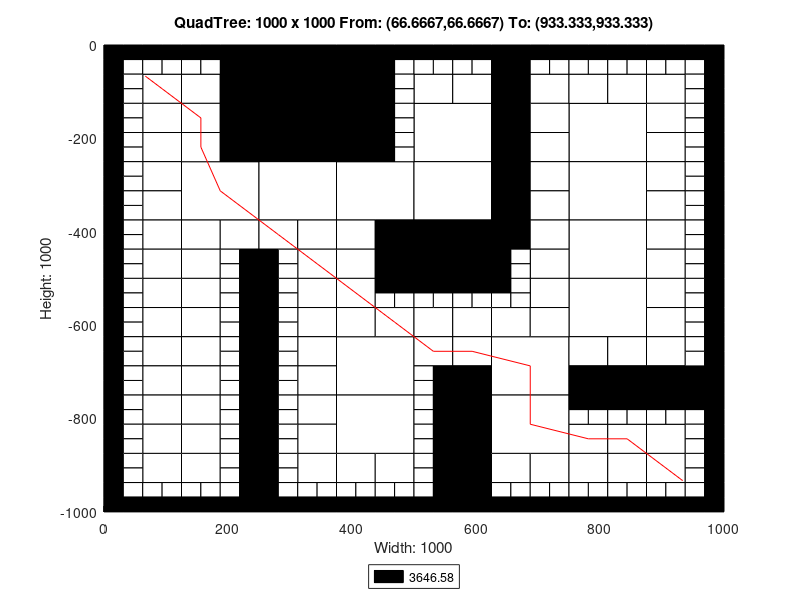

The MATLAB source for this figure:
axis([0 1000 -1000 0]);
title('QuadTree: 1000 x 1000 From: (66.6667,66.6667) To: (933.333,933.333)');
xlabel('Width: 1000');
ylabel('Height: 1000');
rectangle('Position',[250 -125 125 125], 'FaceColor',[0 0 0]);
rectangle('Position',[250 -250 125 125], 'FaceColor',[0 0 0]);
rectangle('Position',[125 -375 125 125], 'FaceColor',[1 1 1]);
rectangle('Position',[250 -375 125 125], 'FaceColor',[1 1 1]);
rectangle('Position',[375 -375 125 125], 'FaceColor',[1 1 1]);
rectangle('Position',[500 -250 125 125], 'FaceColor',[1 1 1]);
rectangle('Position',[750 -250 125 125], 'FaceColor',[1 1 1]);
rectangle('Position',[500 -375 125 125], 'FaceColor',[1 1 1]);
rectangle('Position',[500 -500 125 125], 'FaceColor',[0 0 0]);
rectangle('Position',[750 -375 125 125], 'FaceColor',[1 1 1]);
rectangle('Position',[750 -500 125 125], 'FaceColor',[1 1 1]);
rectangle('Position',[375 -750 125 125], 'FaceColor',[1 1 1]);
rectangle('Position',[375 -875 125 125], 'FaceColor',[1 1 1]);
rectangle('Position',[625 -750 125 125], 'FaceColor',[1 1 1]);
rectangle('Position',[750 -625 125 125], 'FaceColor',[1 1 1]);
rectangle('Position',[625 -875 125 125], 'FaceColor',[1 1 1]);
rectangle('Position',[62.5 -125 62.5 62.5], 'FaceColor',[1 1 1]);
rectangle('Position',[187.5 -62.5 62.5 62.5], 'FaceColor',[0 0 0]);
rectangle('Position',[125 -125 62.5 62.5], 'FaceColor',[1 1 1]);
rectangle('Position',[187.5 -125 62.5 62.5], 'FaceColor',[0 0 0]);
rectangle('Position',[62.5 -187.5 62.5 62.5], 'FaceColor',[1 1 1]);
rectangle('Position',[62.5 -250 62.5 62.5], 'FaceColor',[1 1 1]);
rectangle('Position',[125 -187.5 62.5 62.5], 'FaceColor',[1 1 1]);
rectangle('Position',[187.5 -187.5 62.5 62.5], 'FaceColor',[0 0 0]);
rectangle('Position',[125 -250 62.5 62.5], 'FaceColor',[1 1 1]);
rectangle('Position',[187.5 -250 62.5 62.5], 'FaceColor',[0 0 0]);
rectangle('Position',[375 -62.5 62.5 62.5], 'FaceColor',[0 0 0]);
rectangle('Position',[375 -125 62.5 62.5], 'FaceColor',[0 0 0]);
rectangle('Position',[375 -187.5 62.5 62.5], 'FaceColor',[0 0 0]);
rectangle('Position',[375 -250 62.5 62.5], 'FaceColor',[0 0 0]);
rectangle('Position',[62.5 -312.5 62.5 62.5], 'FaceColor',[1 1 1]);
rectangle('Position',[62.5 -375 62.5 62.5], 'FaceColor',[1 1 1]);
rectangle('Position',[62.5 -437.5 62.5 62.5], 'FaceColor',[1 1 1]);
rectangle('Position',[62.5 -500 62.5 62.5], 'FaceColor',[1 1 1]);
rectangle('Position',[125 -437.5 62.5 62.5], 'FaceColor',[1 1 1]);
rectangle('Position',[187.5 -437.5 62.5 62.5], 'FaceColor',[1 1 1]);
rectangle('Position',[125 -500 62.5 62.5], 'FaceColor',[1 1 1]);
rectangle('Position',[250 -437.5 62.5 62.5], 'FaceColor',[1 1 1]);
rectangle('Position',[312.5 -437.5 62.5 62.5], 'FaceColor',[1 1 1]);
rectangle('Position',[312.5 -500 62.5 62.5], 'FaceColor',[1 1 1]);
rectangle('Position',[375 -437.5 62.5 62.5], 'FaceColor',[1 1 1]);
rectangle('Position',[437.5 -437.5 62.5 62.5], 'FaceColor',[0 0 0]);
rectangle('Position',[375 -500 62.5 62.5], 'FaceColor',[1 1 1]);
rectangle('Position',[437.5 -500 62.5 62.5], 'FaceColor',[0 0 0]);
rectangle('Position',[500 -125 62.5 62.5], 'FaceColor',[1 1 1]);
rectangle('Position',[562.5 -125 62.5 62.5], 'FaceColor',[1 1 1]);
rectangle('Position',[625 -62.5 62.5 62.5], 'FaceColor',[0 0 0]);
rectangle('Position',[625 -125 62.5 62.5], 'FaceColor',[0 0 0]);
rectangle('Position',[687.5 -125 62.5 62.5], 'FaceColor',[1 1 1]);
rectangle('Position',[625 -187.5 62.5 62.5], 'FaceColor',[0 0 0]);
rectangle('Position',[687.5 -187.5 62.5 62.5], 'FaceColor',[1 1 1]);
rectangle('Position',[625 -250 62.5 62.5], 'FaceColor',[0 0 0]);
rectangle('Position',[687.5 -250 62.5 62.5], 'FaceColor',[1 1 1]);
rectangle('Position',[750 -125 62.5 62.5], 'FaceColor',[1 1 1]);
rectangle('Position',[812.5 -125 62.5 62.5], 'FaceColor',[1 1 1]);
rectangle('Position',[875 -125 62.5 62.5], 'FaceColor',[1 1 1]);
rectangle('Position',[875 -187.5 62.5 62.5], 'FaceColor',[1 1 1]);
rectangle('Position',[875 -250 62.5 62.5], 'FaceColor',[1 1 1]);
rectangle('Position',[625 -312.5 62.5 62.5], 'FaceColor',[0 0 0]);
rectangle('Position',[687.5 -312.5 62.5 62.5], 'FaceColor',[1 1 1]);
rectangle('Position',[625 -375 62.5 62.5], 'FaceColor',[0 0 0]);
rectangle('Position',[687.5 -375 62.5 62.5], 'FaceColor',[1 1 1]);
rectangle('Position',[625 -437.5 62.5 62.5], 'FaceColor',[0 0 0]);
rectangle('Position',[687.5 -437.5 62.5 62.5], 'FaceColor',[1 1 1]);
rectangle('Position',[687.5 -500 62.5 62.5], 'FaceColor',[1 1 1]);
rectangle('Position',[875 -312.5 62.5 62.5], 'FaceColor',[1 1 1]);
rectangle('Position',[875 -375 62.5 62.5], 'FaceColor',[1 1 1]);
rectangle('Position',[875 -437.5 62.5 62.5], 'FaceColor',[1 1 1]);
rectangle('Position',[875 -500 62.5 62.5], 'FaceColor',[1 1 1]);
rectangle('Position',[62.5 -562.5 62.5 62.5], 'FaceColor',[1 1 1]);
rectangle('Position',[62.5 -625 62.5 62.5], 'FaceColor',[1 1 1]);
rectangle('Position',[125 -562.5 62.5 62.5], 'FaceColor',[1 1 1]);
rectangle('Position',[125 -625 62.5 62.5], 'FaceColor',[1 1 1]);
rectangle('Position',[62.5 -687.5 62.5 62.5], 'FaceColor',[1 1 1]);
rectangle('Position',[62.5 -750 62.5 62.5], 'FaceColor',[1 1 1]);
rectangle('Position',[125 -687.5 62.5 62.5], 'FaceColor',[1 1 1]);
rectangle('Position',[125 -750 62.5 62.5], 'FaceColor',[1 1 1]);
rectangle('Position',[312.5 -562.5 62.5 62.5], 'FaceColor',[1 1 1]);
rectangle('Position',[312.5 -625 62.5 62.5], 'FaceColor',[1 1 1]);
rectangle('Position',[375 -562.5 62.5 62.5], 'FaceColor',[1 1 1]);
rectangle('Position',[375 -625 62.5 62.5], 'FaceColor',[1 1 1]);
rectangle('Position',[437.5 -625 62.5 62.5], 'FaceColor',[1 1 1]);
rectangle('Position',[312.5 -687.5 62.5 62.5], 'FaceColor',[1 1 1]);
rectangle('Position',[312.5 -750 62.5 62.5], 'FaceColor',[1 1 1]);
rectangle('Position',[62.5 -812.5 62.5 62.5], 'FaceColor',[1 1 1]);
rectangle('Position',[62.5 -875 62.5 62.5], 'FaceColor',[1 1 1]);
rectangle('Position',[125 -812.5 62.5 62.5], 'FaceColor',[1 1 1]);
rectangle('Position',[125 -875 62.5 62.5], 'FaceColor',[1 1 1]);
rectangle('Position',[62.5 -937.5 62.5 62.5], 'FaceColor',[1 1 1]);
rectangle('Position',[125 -937.5 62.5 62.5], 'FaceColor',[1 1 1]);
rectangle('Position',[312.5 -812.5 62.5 62.5], 'FaceColor',[1 1 1]);
rectangle('Position',[312.5 -875 62.5 62.5], 'FaceColor',[1 1 1]);
rectangle('Position',[312.5 -937.5 62.5 62.5], 'FaceColor',[1 1 1]);
rectangle('Position',[375 -937.5 62.5 62.5], 'FaceColor',[1 1 1]);
rectangle('Position',[437.5 -937.5 62.5 62.5], 'FaceColor',[1 1 1]);
rectangle('Position',[500 -625 62.5 62.5], 'FaceColor',[1 1 1]);
rectangle('Position',[562.5 -625 62.5 62.5], 'FaceColor',[1 1 1]);
rectangle('Position',[687.5 -562.5 62.5 62.5], 'FaceColor',[1 1 1]);
rectangle('Position',[625 -625 62.5 62.5], 'FaceColor',[1 1 1]);
rectangle('Position',[687.5 -625 62.5 62.5], 'FaceColor',[1 1 1]);
rectangle('Position',[500 -687.5 62.5 62.5], 'FaceColor',[1 1 1]);
rectangle('Position',[562.5 -687.5 62.5 62.5], 'FaceColor',[1 1 1]);
rectangle('Position',[562.5 -750 62.5 62.5], 'FaceColor',[0 0 0]);
rectangle('Position',[875 -562.5 62.5 62.5], 'FaceColor',[1 1 1]);
rectangle('Position',[875 -625 62.5 62.5], 'FaceColor',[1 1 1]);
rectangle('Position',[750 -687.5 62.5 62.5], 'FaceColor',[1 1 1]);
rectangle('Position',[812.5 -687.5 62.5 62.5], 'FaceColor',[1 1 1]);
rectangle('Position',[750 -750 62.5 62.5], 'FaceColor',[0 0 0]);
rectangle('Position',[812.5 -750 62.5 62.5], 'FaceColor',[0 0 0]);
rectangle('Position',[875 -687.5 62.5 62.5], 'FaceColor',[1 1 1]);
rectangle('Position',[875 -750 62.5 62.5], 'FaceColor',[0 0 0]);
rectangle('Position',[937.5 -750 62.5 62.5], 'FaceColor',[0 0 0]);
rectangle('Position',[562.5 -812.5 62.5 62.5], 'FaceColor',[0 0 0]);
rectangle('Position',[562.5 -875 62.5 62.5], 'FaceColor',[0 0 0]);
rectangle('Position',[562.5 -937.5 62.5 62.5], 'FaceColor',[0 0 0]);
rectangle('Position',[562.5 -1000 62.5 62.5], 'FaceColor',[0 0 0]);
rectangle('Position',[625 -937.5 62.5 62.5], 'FaceColor',[1 1 1]);
rectangle('Position',[687.5 -937.5 62.5 62.5], 'FaceColor',[1 1 1]);
rectangle('Position',[750 -875 62.5 62.5], 'FaceColor',[1 1 1]);
rectangle('Position',[812.5 -875 62.5 62.5], 'FaceColor',[1 1 1]);
rectangle('Position',[875 -875 62.5 62.5], 'FaceColor',[1 1 1]);
rectangle('Position',[750 -937.5 62.5 62.5], 'FaceColor',[1 1 1]);
rectangle('Position',[812.5 -937.5 62.5 62.5], 'FaceColor',[1 1 1]);
rectangle('Position',[875 -937.5 62.5 62.5], 'FaceColor',[1 1 1]);
rectangle('Position',[0 -31.25 31.25 31.25], 'FaceColor',[0 0 0]);
rectangle('Position',[31.25 -31.25 31.25 31.25], 'FaceColor',[0 0 0]);
rectangle('Position',[0 -62.5 31.25 31.25], 'FaceColor',[0 0 0]);
rectangle('Position',[31.25 -62.5 31.25 31.25], 'FaceColor',[1 1 1]);
rectangle('Position',[62.5 -31.25 31.25 31.25], 'FaceColor',[0 0 0]);
rectangle('Position',[93.75 -31.25 31.25 31.25], 'FaceColor',[0 0 0]);
rectangle('Position',[62.5 -62.5 31.25 31.25], 'FaceColor',[1 1 1]);
rectangle('Position',[93.75 -62.5 31.25 31.25], 'FaceColor',[1 1 1]);
rectangle('Position',[0 -93.75 31.25 31.25], 'FaceColor',[0 0 0]);
rectangle('Position',[31.25 -93.75 31.25 31.25], 'FaceColor',[1 1 1]);
rectangle('Position',[0 -125 31.25 31.25], 'FaceColor',[0 0 0]);
rectangle('Position',[31.25 -125 31.25 31.25], 'FaceColor',[1 1 1]);
rectangle('Position',[125 -31.25 31.25 31.25], 'FaceColor',[0 0 0]);
rectangle('Position',[156.25 -31.25 31.25 31.25], 'FaceColor',[0 0 0]);
rectangle('Position',[125 -62.5 31.25 31.25], 'FaceColor',[1 1 1]);
rectangle('Position',[156.25 -62.5 31.25 31.25], 'FaceColor',[1 1 1]);
rectangle('Position',[0 -156.25 31.25 31.25], 'FaceColor',[0 0 0]);
rectangle('Position',[31.25 -156.25 31.25 31.25], 'FaceColor',[1 1 1]);
rectangle('Position',[0 -187.5 31.25 31.25], 'FaceColor',[0 0 0]);
rectangle('Position',[31.25 -187.5 31.25 31.25], 'FaceColor',[1 1 1]);
rectangle('Position',[0 -218.75 31.25 31.25], 'FaceColor',[0 0 0]);
rectangle('Position',[31.25 -218.75 31.25 31.25], 'FaceColor',[1 1 1]);
rectangle('Position',[0 -250 31.25 31.25], 'FaceColor',[0 0 0]);
rectangle('Position',[31.25 -250 31.25 31.25], 'FaceColor',[1 1 1]);
rectangle('Position',[437.5 -31.25 31.25 31.25], 'FaceColor',[0 0 0]);
rectangle('Position',[468.75 -31.25 31.25 31.25], 'FaceColor',[0 0 0]);
rectangle('Position',[437.5 -62.5 31.25 31.25], 'FaceColor',[0 0 0]);
rectangle('Position',[468.75 -62.5 31.25 31.25], 'FaceColor',[1 1 1]);
rectangle('Position',[437.5 -93.75 31.25 31.25], 'FaceColor',[0 0 0]);
rectangle('Position',[468.75 -93.75 31.25 31.25], 'FaceColor',[1 1 1]);
rectangle('Position',[437.5 -125 31.25 31.25], 'FaceColor',[0 0 0]);
rectangle('Position',[468.75 -125 31.25 31.25], 'FaceColor',[1 1 1]);
rectangle('Position',[437.5 -156.25 31.25 31.25], 'FaceColor',[0 0 0]);
rectangle('Position',[468.75 -156.25 31.25 31.25], 'FaceColor',[1 1 1]);
rectangle('Position',[437.5 -187.5 31.25 31.25], 'FaceColor',[0 0 0]);
rectangle('Position',[468.75 -187.5 31.25 31.25], 'FaceColor',[1 1 1]);
rectangle('Position',[437.5 -218.75 31.25 31.25], 'FaceColor',[0 0 0]);
rectangle('Position',[468.75 -218.75 31.25 31.25], 'FaceColor',[1 1 1]);
rectangle('Position',[437.5 -250 31.25 31.25], 'FaceColor',[0 0 0]);
rectangle('Position',[468.75 -250 31.25 31.25], 'FaceColor',[1 1 1]);
rectangle('Position',[0 -281.25 31.25 31.25], 'FaceColor',[0 0 0]);
rectangle('Position',[31.25 -281.25 31.25 31.25], 'FaceColor',[1 1 1]);
rectangle('Position',[0 -312.5 31.25 31.25], 'FaceColor',[0 0 0]);
rectangle('Position',[31.25 -312.5 31.25 31.25], 'FaceColor',[1 1 1]);
rectangle('Position',[0 -343.75 31.25 31.25], 'FaceColor',[0 0 0]);
rectangle('Position',[31.25 -343.75 31.25 31.25], 'FaceColor',[1 1 1]);
rectangle('Position',[0 -375 31.25 31.25], 'FaceColor',[0 0 0]);
rectangle('Position',[31.25 -375 31.25 31.25], 'FaceColor',[1 1 1]);
rectangle('Position',[0 -406.25 31.25 31.25], 'FaceColor',[0 0 0]);
rectangle('Position',[31.25 -406.25 31.25 31.25], 'FaceColor',[1 1 1]);
rectangle('Position',[0 -437.5 31.25 31.25], 'FaceColor',[0 0 0]);
rectangle('Position',[31.25 -437.5 31.25 31.25], 'FaceColor',[1 1 1]);
rectangle('Position',[0 -468.75 31.25 31.25], 'FaceColor',[0 0 0]);
rectangle('Position',[31.25 -468.75 31.25 31.25], 'FaceColor',[1 1 1]);
rectangle('Position',[0 -500 31.25 31.25], 'FaceColor',[0 0 0]);
rectangle('Position',[31.25 -500 31.25 31.25], 'FaceColor',[1 1 1]);
rectangle('Position',[187.5 -468.75 31.25 31.25], 'FaceColor',[1 1 1]);
rectangle('Position',[218.75 -468.75 31.25 31.25], 'FaceColor',[0 0 0]);
rectangle('Position',[187.5 -500 31.25 31.25], 'FaceColor',[1 1 1]);
rectangle('Position',[218.75 -500 31.25 31.25], 'FaceColor',[0 0 0]);
rectangle('Position',[250 -468.75 31.25 31.25], 'FaceColor',[0 0 0]);
rectangle('Position',[281.25 -468.75 31.25 31.25], 'FaceColor',[1 1 1]);
rectangle('Position',[250 -500 31.25 31.25], 'FaceColor',[0 0 0]);
rectangle('Position',[281.25 -500 31.25 31.25], 'FaceColor',[1 1 1]);
rectangle('Position',[500 -31.25 31.25 31.25], 'FaceColor',[0 0 0]);
rectangle('Position',[531.25 -31.25 31.25 31.25], 'FaceColor',[0 0 0]);
rectangle('Position',[500 -62.5 31.25 31.25], 'FaceColor',[1 1 1]);
rectangle('Position',[531.25 -62.5 31.25 31.25], 'FaceColor',[1 1 1]);
rectangle('Position',[562.5 -31.25 31.25 31.25], 'FaceColor',[0 0 0]);
rectangle('Position',[593.75 -31.25 31.25 31.25], 'FaceColor',[0 0 0]);
rectangle('Position',[562.5 -62.5 31.25 31.25], 'FaceColor',[1 1 1]);
rectangle('Position',[593.75 -62.5 31.25 31.25], 'FaceColor',[1 1 1]);
rectangle('Position',[687.5 -31.25 31.25 31.25], 'FaceColor',[0 0 0]);
rectangle('Position',[718.75 -31.25 31.25 31.25], 'FaceColor',[0 0 0]);
rectangle('Position',[687.5 -62.5 31.25 31.25], 'FaceColor',[1 1 1]);
rectangle('Position',[718.75 -62.5 31.25 31.25], 'FaceColor',[1 1 1]);
rectangle('Position',[750 -31.25 31.25 31.25], 'FaceColor',[0 0 0]);
rectangle('Position',[781.25 -31.25 31.25 31.25], 'FaceColor',[0 0 0]);
rectangle('Position',[750 -62.5 31.25 31.25], 'FaceColor',[1 1 1]);
rectangle('Position',[781.25 -62.5 31.25 31.25], 'FaceColor',[1 1 1]);
rectangle('Position',[812.5 -31.25 31.25 31.25], 'FaceColor',[0 0 0]);
rectangle('Position',[843.75 -31.25 31.25 31.25], 'FaceColor',[0 0 0]);
rectangle('Position',[812.5 -62.5 31.25 31.25], 'FaceColor',[1 1 1]);
rectangle('Position',[843.75 -62.5 31.25 31.25], 'FaceColor',[1 1 1]);
rectangle('Position',[875 -31.25 31.25 31.25], 'FaceColor',[0 0 0]);
rectangle('Position',[906.25 -31.25 31.25 31.25], 'FaceColor',[0 0 0]);
rectangle('Position',[875 -62.5 31.25 31.25], 'FaceColor',[1 1 1]);
rectangle('Position',[906.25 -62.5 31.25 31.25], 'FaceColor',[1 1 1]);
rectangle('Position',[937.5 -31.25 31.25 31.25], 'FaceColor',[0 0 0]);
rectangle('Position',[968.75 -31.25 31.25 31.25], 'FaceColor',[0 0 0]);
rectangle('Position',[937.5 -62.5 31.25 31.25], 'FaceColor',[1 1 1]);
rectangle('Position',[968.75 -62.5 31.25 31.25], 'FaceColor',[0 0 0]);
rectangle('Position',[937.5 -93.75 31.25 31.25], 'FaceColor',[1 1 1]);
rectangle('Position',[968.75 -93.75 31.25 31.25], 'FaceColor',[0 0 0]);
rectangle('Position',[937.5 -125 31.25 31.25], 'FaceColor',[1 1 1]);
rectangle('Position',[968.75 -125 31.25 31.25], 'FaceColor',[0 0 0]);
rectangle('Position',[937.5 -156.25 31.25 31.25], 'FaceColor',[1 1 1]);
rectangle('Position',[968.75 -156.25 31.25 31.25], 'FaceColor',[0 0 0]);
rectangle('Position',[937.5 -187.5 31.25 31.25], 'FaceColor',[1 1 1]);
rectangle('Position',[968.75 -187.5 31.25 31.25], 'FaceColor',[0 0 0]);
rectangle('Position',[937.5 -218.75 31.25 31.25], 'FaceColor',[1 1 1]);
rectangle('Position',[968.75 -218.75 31.25 31.25], 'FaceColor',[0 0 0]);
rectangle('Position',[937.5 -250 31.25 31.25], 'FaceColor',[1 1 1]);
rectangle('Position',[968.75 -250 31.25 31.25], 'FaceColor',[0 0 0]);
rectangle('Position',[625 -468.75 31.25 31.25], 'FaceColor',[0 0 0]);
rectangle('Position',[656.25 -468.75 31.25 31.25], 'FaceColor',[1 1 1]);
rectangle('Position',[625 -500 31.25 31.25], 'FaceColor',[0 0 0]);
rectangle('Position',[656.25 -500 31.25 31.25], 'FaceColor',[1 1 1]);
rectangle('Position',[937.5 -281.25 31.25 31.25], 'FaceColor',[1 1 1]);
rectangle('Position',[968.75 -281.25 31.25 31.25], 'FaceColor',[0 0 0]);
rectangle('Position',[937.5 -312.5 31.25 31.25], 'FaceColor',[1 1 1]);
rectangle('Position',[968.75 -312.5 31.25 31.25], 'FaceColor',[0 0 0]);
rectangle('Position',[937.5 -343.75 31.25 31.25], 'FaceColor',[1 1 1]);
rectangle('Position',[968.75 -343.75 31.25 31.25], 'FaceColor',[0 0 0]);
rectangle('Position',[937.5 -375 31.25 31.25], 'FaceColor',[1 1 1]);
rectangle('Position',[968.75 -375 31.25 31.25], 'FaceColor',[0 0 0]);
rectangle('Position',[937.5 -406.25 31.25 31.25], 'FaceColor',[1 1 1]);
rectangle('Position',[968.75 -406.25 31.25 31.25], 'FaceColor',[0 0 0]);
rectangle('Position',[937.5 -437.5 31.25 31.25], 'FaceColor',[1 1 1]);
rectangle('Position',[968.75 -437.5 31.25 31.25], 'FaceColor',[0 0 0]);
rectangle('Position',[937.5 -468.75 31.25 31.25], 'FaceColor',[1 1 1]);
rectangle('Position',[968.75 -468.75 31.25 31.25], 'FaceColor',[0 0 0]);
rectangle('Position',[937.5 -500 31.25 31.25], 'FaceColor',[1 1 1]);
rectangle('Position',[968.75 -500 31.25 31.25], 'FaceColor',[0 0 0]);
rectangle('Position',[0 -531.25 31.25 31.25], 'FaceColor',[0 0 0]);
rectangle('Position',[31.25 -531.25 31.25 31.25], 'FaceColor',[1 1 1]);
rectangle('Position',[0 -562.5 31.25 31.25], 'FaceColor',[0 0 0]);
rectangle('Position',[31.25 -562.5 31.25 31.25], 'FaceColor',[1 1 1]);
rectangle('Position',[0 -593.75 31.25 31.25], 'FaceColor',[0 0 0]);
rectangle('Position',[31.25 -593.75 31.25 31.25], 'FaceColor',[1 1 1]);
rectangle('Position',[0 -625 31.25 31.25], 'FaceColor',[0 0 0]);
rectangle('Position',[31.25 -625 31.25 31.25], 'FaceColor',[1 1 1]);
rectangle('Position',[187.5 -531.25 31.25 31.25], 'FaceColor',[1 1 1]);
rectangle('Position',[218.75 -531.25 31.25 31.25], 'FaceColor',[0 0 0]);
rectangle('Position',[187.5 -562.5 31.25 31.25], 'FaceColor',[1 1 1]);
rectangle('Position',[218.75 -562.5 31.25 31.25], 'FaceColor',[0 0 0]);
rectangle('Position',[187.5 -593.75 31.25 31.25], 'FaceColor',[1 1 1]);
rectangle('Position',[218.75 -593.75 31.25 31.25], 'FaceColor',[0 0 0]);
rectangle('Position',[187.5 -625 31.25 31.25], 'FaceColor',[1 1 1]);
rectangle('Position',[218.75 -625 31.25 31.25], 'FaceColor',[0 0 0]);
rectangle('Position',[0 -656.25 31.25 31.25], 'FaceColor',[0 0 0]);
rectangle('Position',[31.25 -656.25 31.25 31.25], 'FaceColor',[1 1 1]);
rectangle('Position',[0 -687.5 31.25 31.25], 'FaceColor',[0 0 0]);
rectangle('Position',[31.25 -687.5 31.25 31.25], 'FaceColor',[1 1 1]);
rectangle('Position',[0 -718.75 31.25 31.25], 'FaceColor',[0 0 0]);
rectangle('Position',[31.25 -718.75 31.25 31.25], 'FaceColor',[1 1 1]);
rectangle('Position',[0 -750 31.25 31.25], 'FaceColor',[0 0 0]);
rectangle('Position',[31.25 -750 31.25 31.25], 'FaceColor',[1 1 1]);
rectangle('Position',[187.5 -656.25 31.25 31.25], 'FaceColor',[1 1 1]);
rectangle('Position',[218.75 -656.25 31.25 31.25], 'FaceColor',[0 0 0]);
rectangle('Position',[187.5 -687.5 31.25 31.25], 'FaceColor',[1 1 1]);
rectangle('Position',[218.75 -687.5 31.25 31.25], 'FaceColor',[0 0 0]);
rectangle('Position',[187.5 -718.75 31.25 31.25], 'FaceColor',[1 1 1]);
rectangle('Position',[218.75 -718.75 31.25 31.25], 'FaceColor',[0 0 0]);
rectangle('Position',[187.5 -750 31.25 31.25], 'FaceColor',[1 1 1]);
rectangle('Position',[218.75 -750 31.25 31.25], 'FaceColor',[0 0 0]);
rectangle('Position',[250 -531.25 31.25 31.25], 'FaceColor',[0 0 0]);
rectangle('Position',[281.25 -531.25 31.25 31.25], 'FaceColor',[1 1 1]);
rectangle('Position',[250 -562.5 31.25 31.25], 'FaceColor',[0 0 0]);
rectangle('Position',[281.25 -562.5 31.25 31.25], 'FaceColor',[1 1 1]);
rectangle('Position',[250 -593.75 31.25 31.25], 'FaceColor',[0 0 0]);
rectangle('Position',[281.25 -593.75 31.25 31.25], 'FaceColor',[1 1 1]);
rectangle('Position',[250 -625 31.25 31.25], 'FaceColor',[0 0 0]);
rectangle('Position',[281.25 -625 31.25 31.25], 'FaceColor',[1 1 1]);
rectangle('Position',[437.5 -531.25 31.25 31.25], 'FaceColor',[0 0 0]);
rectangle('Position',[468.75 -531.25 31.25 31.25], 'FaceColor',[0 0 0]);
rectangle('Position',[437.5 -562.5 31.25 31.25], 'FaceColor',[1 1 1]);
rectangle('Position',[468.75 -562.5 31.25 31.25], 'FaceColor',[1 1 1]);
rectangle('Position',[250 -656.25 31.25 31.25], 'FaceColor',[0 0 0]);
rectangle('Position',[281.25 -656.25 31.25 31.25], 'FaceColor',[1 1 1]);
rectangle('Position',[250 -687.5 31.25 31.25], 'FaceColor',[0 0 0]);
rectangle('Position',[281.25 -687.5 31.25 31.25], 'FaceColor',[1 1 1]);
rectangle('Position',[250 -718.75 31.25 31.25], 'FaceColor',[0 0 0]);
rectangle('Position',[281.25 -718.75 31.25 31.25], 'FaceColor',[1 1 1]);
rectangle('Position',[250 -750 31.25 31.25], 'FaceColor',[0 0 0]);
rectangle('Position',[281.25 -750 31.25 31.25], 'FaceColor',[1 1 1]);
rectangle('Position',[0 -781.25 31.25 31.25], 'FaceColor',[0 0 0]);
rectangle('Position',[31.25 -781.25 31.25 31.25], 'FaceColor',[1 1 1]);
rectangle('Position',[0 -812.5 31.25 31.25], 'FaceColor',[0 0 0]);
rectangle('Position',[31.25 -812.5 31.25 31.25], 'FaceColor',[1 1 1]);
rectangle('Position',[0 -843.75 31.25 31.25], 'FaceColor',[0 0 0]);
rectangle('Position',[31.25 -843.75 31.25 31.25], 'FaceColor',[1 1 1]);
rectangle('Position',[0 -875 31.25 31.25], 'FaceColor',[0 0 0]);
rectangle('Position',[31.25 -875 31.25 31.25], 'FaceColor',[1 1 1]);
rectangle('Position',[187.5 -781.25 31.25 31.25], 'FaceColor',[1 1 1]);
rectangle('Position',[218.75 -781.25 31.25 31.25], 'FaceColor',[0 0 0]);
rectangle('Position',[187.5 -812.5 31.25 31.25], 'FaceColor',[1 1 1]);
rectangle('Position',[218.75 -812.5 31.25 31.25], 'FaceColor',[0 0 0]);
rectangle('Position',[187.5 -843.75 31.25 31.25], 'FaceColor',[1 1 1]);
rectangle('Position',[218.75 -843.75 31.25 31.25], 'FaceColor',[0 0 0]);
rectangle('Position',[187.5 -875 31.25 31.25], 'FaceColor',[1 1 1]);
rectangle('Position',[218.75 -875 31.25 31.25], 'FaceColor',[0 0 0]);
rectangle('Position',[0 -906.25 31.25 31.25], 'FaceColor',[0 0 0]);
rectangle('Position',[31.25 -906.25 31.25 31.25], 'FaceColor',[1 1 1]);
rectangle('Position',[0 -937.5 31.25 31.25], 'FaceColor',[0 0 0]);
rectangle('Position',[31.25 -937.5 31.25 31.25], 'FaceColor',[1 1 1]);
rectangle('Position',[0 -968.75 31.25 31.25], 'FaceColor',[0 0 0]);
rectangle('Position',[31.25 -968.75 31.25 31.25], 'FaceColor',[1 1 1]);
rectangle('Position',[0 -1000 31.25 31.25], 'FaceColor',[0 0 0]);
rectangle('Position',[31.25 -1000 31.25 31.25], 'FaceColor',[0 0 0]);
rectangle('Position',[62.5 -968.75 31.25 31.25], 'FaceColor',[1 1 1]);
rectangle('Position',[93.75 -968.75 31.25 31.25], 'FaceColor',[1 1 1]);
rectangle('Position',[62.5 -1000 31.25 31.25], 'FaceColor',[0 0 0]);
rectangle('Position',[93.75 -1000 31.25 31.25], 'FaceColor',[0 0 0]);
rectangle('Position',[187.5 -906.25 31.25 31.25], 'FaceColor',[1 1 1]);
rectangle('Position',[218.75 -906.25 31.25 31.25], 'FaceColor',[0 0 0]);
rectangle('Position',[187.5 -937.5 31.25 31.25], 'FaceColor',[1 1 1]);
rectangle('Position',[218.75 -937.5 31.25 31.25], 'FaceColor',[0 0 0]);
rectangle('Position',[125 -968.75 31.25 31.25], 'FaceColor',[1 1 1]);
rectangle('Position',[156.25 -968.75 31.25 31.25], 'FaceColor',[1 1 1]);
rectangle('Position',[125 -1000 31.25 31.25], 'FaceColor',[0 0 0]);
rectangle('Position',[156.25 -1000 31.25 31.25], 'FaceColor',[0 0 0]);
rectangle('Position',[187.5 -968.75 31.25 31.25], 'FaceColor',[1 1 1]);
rectangle('Position',[218.75 -968.75 31.25 31.25], 'FaceColor',[0 0 0]);
rectangle('Position',[187.5 -1000 31.25 31.25], 'FaceColor',[0 0 0]);
rectangle('Position',[218.75 -1000 31.25 31.25], 'FaceColor',[0 0 0]);
rectangle('Position',[250 -781.25 31.25 31.25], 'FaceColor',[0 0 0]);
rectangle('Position',[281.25 -781.25 31.25 31.25], 'FaceColor',[1 1 1]);
rectangle('Position',[250 -812.5 31.25 31.25], 'FaceColor',[0 0 0]);
rectangle('Position',[281.25 -812.5 31.25 31.25], 'FaceColor',[1 1 1]);
rectangle('Position',[250 -843.75 31.25 31.25], 'FaceColor',[0 0 0]);
rectangle('Position',[281.25 -843.75 31.25 31.25], 'FaceColor',[1 1 1]);
rectangle('Position',[250 -875 31.25 31.25], 'FaceColor',[0 0 0]);
rectangle('Position',[281.25 -875 31.25 31.25], 'FaceColor',[1 1 1]);
rectangle('Position',[250 -906.25 31.25 31.25], 'FaceColor',[0 0 0]);
rectangle('Position',[281.25 -906.25 31.25 31.25], 'FaceColor',[1 1 1]);
rectangle('Position',[250 -937.5 31.25 31.25], 'FaceColor',[0 0 0]);
rectangle('Position',[281.25 -937.5 31.25 31.25], 'FaceColor',[1 1 1]);
rectangle('Position',[250 -968.75 31.25 31.25], 'FaceColor',[0 0 0]);
rectangle('Position',[281.25 -968.75 31.25 31.25], 'FaceColor',[1 1 1]);
rectangle('Position',[250 -1000 31.25 31.25], 'FaceColor',[0 0 0]);
rectangle('Position',[281.25 -1000 31.25 31.25], 'FaceColor',[0 0 0]);
rectangle('Position',[312.5 -968.75 31.25 31.25], 'FaceColor',[1 1 1]);
rectangle('Position',[343.75 -968.75 31.25 31.25], 'FaceColor',[1 1 1]);
rectangle('Position',[312.5 -1000 31.25 31.25], 'FaceColor',[0 0 0]);
rectangle('Position',[343.75 -1000 31.25 31.25], 'FaceColor',[0 0 0]);
rectangle('Position',[375 -968.75 31.25 31.25], 'FaceColor',[1 1 1]);
rectangle('Position',[406.25 -968.75 31.25 31.25], 'FaceColor',[1 1 1]);
rectangle('Position',[375 -1000 31.25 31.25], 'FaceColor',[0 0 0]);
rectangle('Position',[406.25 -1000 31.25 31.25], 'FaceColor',[0 0 0]);
rectangle('Position',[437.5 -968.75 31.25 31.25], 'FaceColor',[1 1 1]);
rectangle('Position',[468.75 -968.75 31.25 31.25], 'FaceColor',[1 1 1]);
rectangle('Position',[437.5 -1000 31.25 31.25], 'FaceColor',[0 0 0]);
rectangle('Position',[468.75 -1000 31.25 31.25], 'FaceColor',[0 0 0]);
rectangle('Position',[500 -531.25 31.25 31.25], 'FaceColor',[0 0 0]);
rectangle('Position',[531.25 -531.25 31.25 31.25], 'FaceColor',[0 0 0]);
rectangle('Position',[500 -562.5 31.25 31.25], 'FaceColor',[1 1 1]);
rectangle('Position',[531.25 -562.5 31.25 31.25], 'FaceColor',[1 1 1]);
rectangle('Position',[562.5 -531.25 31.25 31.25], 'FaceColor',[0 0 0]);
rectangle('Position',[593.75 -531.25 31.25 31.25], 'FaceColor',[0 0 0]);
rectangle('Position',[562.5 -562.5 31.25 31.25], 'FaceColor',[1 1 1]);
rectangle('Position',[593.75 -562.5 31.25 31.25], 'FaceColor',[1 1 1]);
rectangle('Position',[625 -531.25 31.25 31.25], 'FaceColor',[0 0 0]);
rectangle('Position',[656.25 -531.25 31.25 31.25], 'FaceColor',[1 1 1]);
rectangle('Position',[625 -562.5 31.25 31.25], 'FaceColor',[1 1 1]);
rectangle('Position',[656.25 -562.5 31.25 31.25], 'FaceColor',[1 1 1]);
rectangle('Position',[500 -718.75 31.25 31.25], 'FaceColor',[1 1 1]);
rectangle('Position',[531.25 -718.75 31.25 31.25], 'FaceColor',[0 0 0]);
rectangle('Position',[500 -750 31.25 31.25], 'FaceColor',[1 1 1]);
rectangle('Position',[531.25 -750 31.25 31.25], 'FaceColor',[0 0 0]);
rectangle('Position',[937.5 -531.25 31.25 31.25], 'FaceColor',[1 1 1]);
rectangle('Position',[968.75 -531.25 31.25 31.25], 'FaceColor',[0 0 0]);
rectangle('Position',[937.5 -562.5 31.25 31.25], 'FaceColor',[1 1 1]);
rectangle('Position',[968.75 -562.5 31.25 31.25], 'FaceColor',[0 0 0]);
rectangle('Position',[937.5 -593.75 31.25 31.25], 'FaceColor',[1 1 1]);
rectangle('Position',[968.75 -593.75 31.25 31.25], 'FaceColor',[0 0 0]);
rectangle('Position',[937.5 -625 31.25 31.25], 'FaceColor',[1 1 1]);
rectangle('Position',[968.75 -625 31.25 31.25], 'FaceColor',[0 0 0]);
rectangle('Position',[937.5 -656.25 31.25 31.25], 'FaceColor',[1 1 1]);
rectangle('Position',[968.75 -656.25 31.25 31.25], 'FaceColor',[0 0 0]);
rectangle('Position',[937.5 -687.5 31.25 31.25], 'FaceColor',[1 1 1]);
rectangle('Position',[968.75 -687.5 31.25 31.25], 'FaceColor',[0 0 0]);
rectangle('Position',[500 -781.25 31.25 31.25], 'FaceColor',[1 1 1]);
rectangle('Position',[531.25 -781.25 31.25 31.25], 'FaceColor',[0 0 0]);
rectangle('Position',[500 -812.5 31.25 31.25], 'FaceColor',[1 1 1]);
rectangle('Position',[531.25 -812.5 31.25 31.25], 'FaceColor',[0 0 0]);
rectangle('Position',[500 -843.75 31.25 31.25], 'FaceColor',[1 1 1]);
rectangle('Position',[531.25 -843.75 31.25 31.25], 'FaceColor',[0 0 0]);
rectangle('Position',[500 -875 31.25 31.25], 'FaceColor',[1 1 1]);
rectangle('Position',[531.25 -875 31.25 31.25], 'FaceColor',[0 0 0]);
rectangle('Position',[500 -906.25 31.25 31.25], 'FaceColor',[1 1 1]);
rectangle('Position',[531.25 -906.25 31.25 31.25], 'FaceColor',[0 0 0]);
rectangle('Position',[500 -937.5 31.25 31.25], 'FaceColor',[1 1 1]);
rectangle('Position',[531.25 -937.5 31.25 31.25], 'FaceColor',[0 0 0]);
rectangle('Position',[500 -968.75 31.25 31.25], 'FaceColor',[1 1 1]);
rectangle('Position',[531.25 -968.75 31.25 31.25], 'FaceColor',[0 0 0]);
rectangle('Position',[500 -1000 31.25 31.25], 'FaceColor',[0 0 0]);
rectangle('Position',[531.25 -1000 31.25 31.25], 'FaceColor',[0 0 0]);
rectangle('Position',[625 -968.75 31.25 31.25], 'FaceColor',[1 1 1]);
rectangle('Position',[656.25 -968.75 31.25 31.25], 'FaceColor',[1 1 1]);
rectangle('Position',[625 -1000 31.25 31.25], 'FaceColor',[0 0 0]);
rectangle('Position',[656.25 -1000 31.25 31.25], 'FaceColor',[0 0 0]);
rectangle('Position',[687.5 -968.75 31.25 31.25], 'FaceColor',[1 1 1]);
rectangle('Position',[718.75 -968.75 31.25 31.25], 'FaceColor',[1 1 1]);
rectangle('Position',[687.5 -1000 31.25 31.25], 'FaceColor',[0 0 0]);
rectangle('Position',[718.75 -1000 31.25 31.25], 'FaceColor',[0 0 0]);
rectangle('Position',[750 -781.25 31.25 31.25], 'FaceColor',[0 0 0]);
rectangle('Position',[781.25 -781.25 31.25 31.25], 'FaceColor',[0 0 0]);
rectangle('Position',[750 -812.5 31.25 31.25], 'FaceColor',[1 1 1]);
rectangle('Position',[781.25 -812.5 31.25 31.25], 'FaceColor',[1 1 1]);
rectangle('Position',[812.5 -781.25 31.25 31.25], 'FaceColor',[0 0 0]);
rectangle('Position',[843.75 -781.25 31.25 31.25], 'FaceColor',[0 0 0]);
rectangle('Position',[812.5 -812.5 31.25 31.25], 'FaceColor',[1 1 1]);
rectangle('Position',[843.75 -812.5 31.25 31.25], 'FaceColor',[1 1 1]);
rectangle('Position',[875 -781.25 31.25 31.25], 'FaceColor',[0 0 0]);
rectangle('Position',[906.25 -781.25 31.25 31.25], 'FaceColor',[0 0 0]);
rectangle('Position',[875 -812.5 31.25 31.25], 'FaceColor',[1 1 1]);
rectangle('Position',[906.25 -812.5 31.25 31.25], 'FaceColor',[1 1 1]);
rectangle('Position',[937.5 -781.25 31.25 31.25], 'FaceColor',[0 0 0]);
rectangle('Position',[968.75 -781.25 31.25 31.25], 'FaceColor',[0 0 0]);
rectangle('Position',[937.5 -812.5 31.25 31.25], 'FaceColor',[1 1 1]);
rectangle('Position',[968.75 -812.5 31.25 31.25], 'FaceColor',[0 0 0]);
rectangle('Position',[937.5 -843.75 31.25 31.25], 'FaceColor',[1 1 1]);
rectangle('Position',[968.75 -843.75 31.25 31.25], 'FaceColor',[0 0 0]);
rectangle('Position',[937.5 -875 31.25 31.25], 'FaceColor',[1 1 1]);
rectangle('Position',[968.75 -875 31.25 31.25], 'FaceColor',[0 0 0]);
rectangle('Position',[750 -968.75 31.25 31.25], 'FaceColor',[1 1 1]);
rectangle('Position',[781.25 -968.75 31.25 31.25], 'FaceColor',[1 1 1]);
rectangle('Position',[750 -1000 31.25 31.25], 'FaceColor',[0 0 0]);
rectangle('Position',[781.25 -1000 31.25 31.25], 'FaceColor',[0 0 0]);
rectangle('Position',[812.5 -968.75 31.25 31.25], 'FaceColor',[1 1 1]);
rectangle('Position',[843.75 -968.75 31.25 31.25], 'FaceColor',[1 1 1]);
rectangle('Position',[812.5 -1000 31.25 31.25], 'FaceColor',[0 0 0]);
rectangle('Position',[843.75 -1000 31.25 31.25], 'FaceColor',[0 0 0]);
rectangle('Position',[937.5 -906.25 31.25 31.25], 'FaceColor',[1 1 1]);
rectangle('Position',[968.75 -906.25 31.25 31.25], 'FaceColor',[0 0 0]);
rectangle('Position',[937.5 -937.5 31.25 31.25], 'FaceColor',[1 1 1]);
rectangle('Position',[968.75 -937.5 31.25 31.25], 'FaceColor',[0 0 0]);
rectangle('Position',[875 -968.75 31.25 31.25], 'FaceColor',[1 1 1]);
rectangle('Position',[906.25 -968.75 31.25 31.25], 'FaceColor',[1 1 1]);
rectangle('Position',[875 -1000 31.25 31.25], 'FaceColor',[0 0 0]);
rectangle('Position',[906.25 -1000 31.25 31.25], 'FaceColor',[0 0 0]);
rectangle('Position',[937.5 -968.75 31.25 31.25], 'FaceColor',[1 1 1]);
rectangle('Position',[968.75 -968.75 31.25 31.25], 'FaceColor',[0 0 0]);
rectangle('Position',[937.5 -1000 31.25 31.25], 'FaceColor',[0 0 0]);
rectangle('Position',[968.75 -1000 31.25 31.25], 'FaceColor',[0 0 0]);
X=[933.333,906.25,843.75,781.25,687.5,687.5,593.75,531.25,468.75,406.25,343.75,281.25,187.5,156.25,156.25,93.75,66.6667];
Y=[-933.333,-906.25,-843.75,-843.75,-812.5,-687.5,-656.25,-656.25,-593.75,-531.25,-468.75,-406.25,-312.5,-218.75,-156.25,-93.75,-66.6667];
hold on;
plot(X,Y,'r');
legend('3646.58','Location','southoutside');
